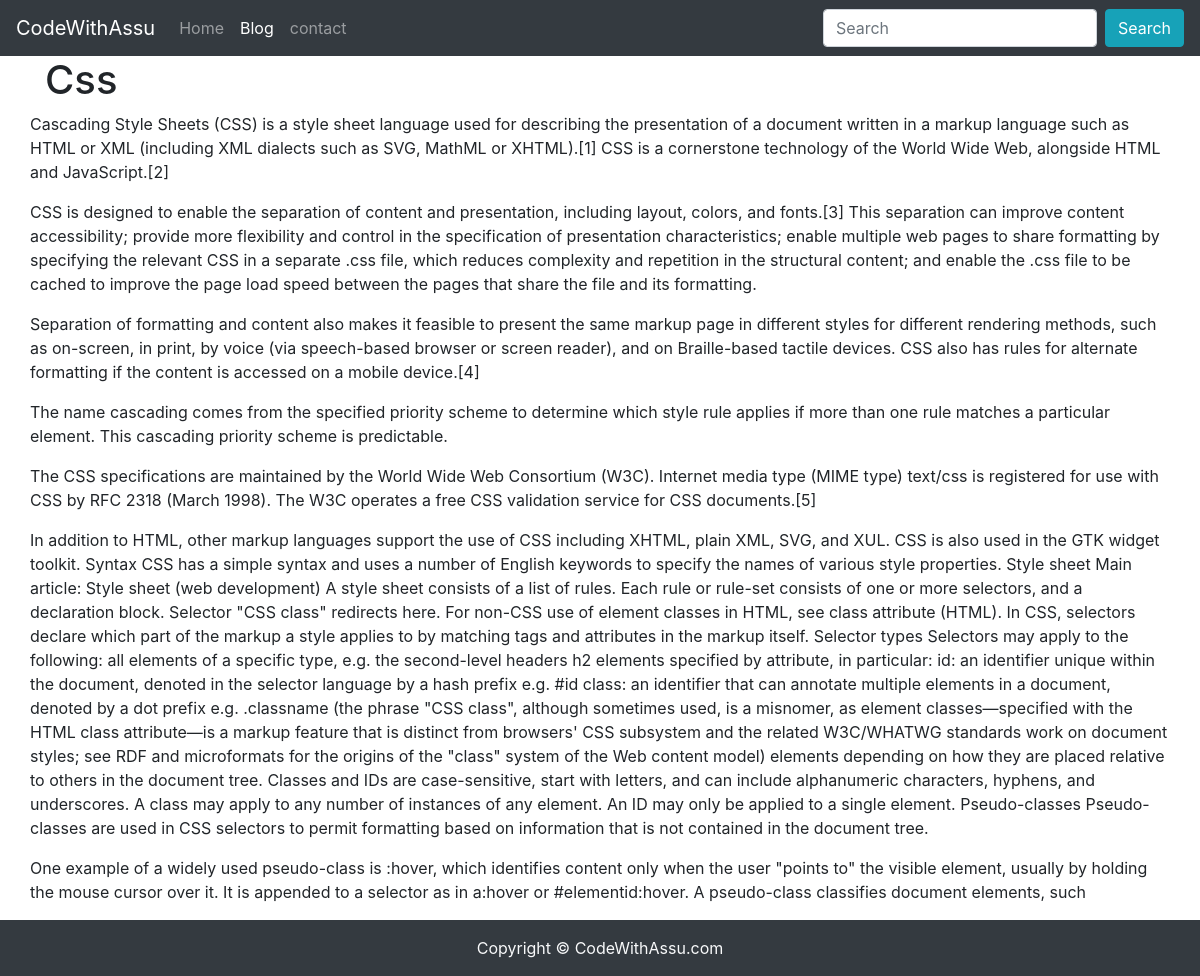
/blogpost/css, run on the app's committed database.
### blog/models.py (models this page shows, shortened)
class Blog(models.Model):
    sno=models.AutoField(primary_key=True)
    title=models.CharField(max_length=200)
    short_desc=models.CharField(max_length=300,default='')
    content=models.TextField()
    slug=models.CharField(max_length=100)
    time=models.DateTimeField(auto_now_add=True)

### blog/views.py (the view)
# urls.py: path('blogpost/<str:slug>',views.blogpost,name='blogpost'),
def blogpost(request,slug):
    blog=Blog.objects.filter(slug=slug).first()
    context={'blog':blog}
    return render(request,'blogpost.html',context)

### templates/blogpost.html (shortened to what this page needs)
{% extends "base.html" %}
{% block blogactive %}active{% endblock blogactive %}
{% block body %}
<div class='container'>
    <h1>{{blog.title}}</h1>
    <div class='row'>
        {{blog.content|safe}}
    </div>
</div>
{% endblock body %}

### templates/blogpost.html (style rules this page uses)
.container { min-height:90vh; }

### data on the page
Blog: title "Css", content "Cascading Style Sheets (CSS) is a style sheet language used for describing the presentation of a document written in a markup language such as HTML or XML (including XML dialects such as SVG, MathML or XHTML).[1] CSS is a cornerstone technology of the World Wide Web, alongside HTML and JavaScript.[2] CSS is designed to enable the separation of content and presentation, including layout, colors, and fonts.[3] This separation can improve content accessibility; provide more flexibility and control in the specification of presentation characteristics; enable multiple web pages to share formatting by specifying the relevant CSS in a separate .css file, which reduces complexity and repetition in…"
